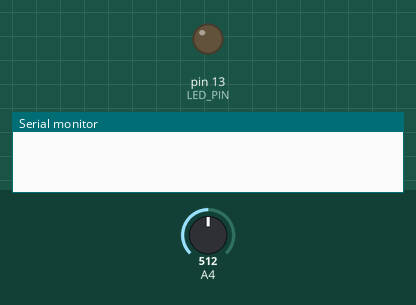
Simulated run of this sketch. Board: Arduino Mega 2560, built with avr-gcc and run on an emulated ATmega2560. Parts: output pins drawn as LEDs (lit = HIGH), the last lines printed to the serial monitor. The test bench sets the inputs (shaded band); at power-on: A4 = 512.

Above: at 1.2 s.
1.3 s: A4 set to 983
2.8 s: A4 set to 1007
4.7 s: A4 set to 990
At 8.2 s:
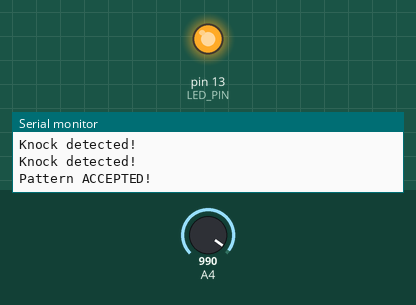
Timing chart, 0 to 9.9 s (numbered marks = the images above; inputs shaded):
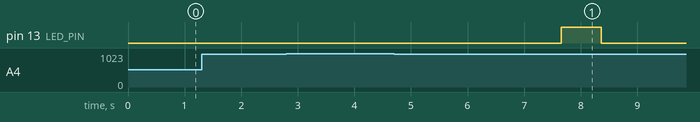

Measured:
- after the input at 1.3 s, every drawn part: stays the same
- after the input at 4.7 s, pin 13 (LED_PIN): LOW → HIGH after 3.0 s, → LOW 0.70 s later

The sketch:

Knok_Lok.ino
```cpp
#define SOUND_SENSOR_PIN 36
#define THRESHOLD 1000
#define MAX_KNOCKS 10
#define TIMEOUT 3000
#define MIN_RATIO 0.6
#define MAX_RATIO 1.4
#define LED_PIN 13

unsigned long knockTimes[MAX_KNOCKS];
int knockCount = 0;
unsigned long lastKnockTime = 0;

void setup() {
    Serial.begin(115200);
    pinMode(LED_PIN, OUTPUT);
    pinMode(SOUND_SENSOR_PIN, INPUT);
}

void loop() {
    int soundLevel = analogRead(SOUND_SENSOR_PIN);

    if (soundLevel > THRESHOLD) {
        unsigned long now = millis();

        if (knockCount == 0 || (now - lastKnockTime) > 50) {
            Serial.println("Knock detected!");
            knockTimes[knockCount++] = now;
            lastKnockTime = now;
        }

        delay(50);
    }

    if (knockCount > 0 && millis() - lastKnockTime > TIMEOUT) {
        comparePattern();
        knockCount = 0;
    }
}

void comparePattern() {
    if (knockCount < 2) {
        Serial.println("Not enough knocks to compare.");
        return;
    }

    unsigned long timeDifferences[MAX_KNOCKS - 1];
    for (int i = 0; i < knockCount - 1; i++) {
        timeDifferences[i] = knockTimes[i + 1] - knockTimes[i];
    }

    bool patternAccepted = true;
    for (int i = 0; i < knockCount - 2; i++) {
        float ratio = (float)timeDifferences[i + 1] / (float)timeDifferences[i];
        if (ratio < MIN_RATIO || ratio > MAX_RATIO) {
            patternAccepted = false;
            break;
        }
    }

    if (patternAccepted) {
        Serial.println("Pattern ACCEPTED!");
        digitalWrite(LED_PIN, HIGH);
        delay(0.7*1000);
        digitalWrite(LED_PIN, LOW);
        delay(100);

    } else {
        Serial.println("Pattern differs!");
        digitalWrite(LED_PIN, HIGH);
        delay(1000/3);
        digitalWrite(LED_PIN, LOW);
        delay(1000/3);
        digitalWrite(LED_PIN, HIGH);
        delay(1000/3);
        digitalWrite(LED_PIN, LOW);
        delay(100);
    }
}
```
